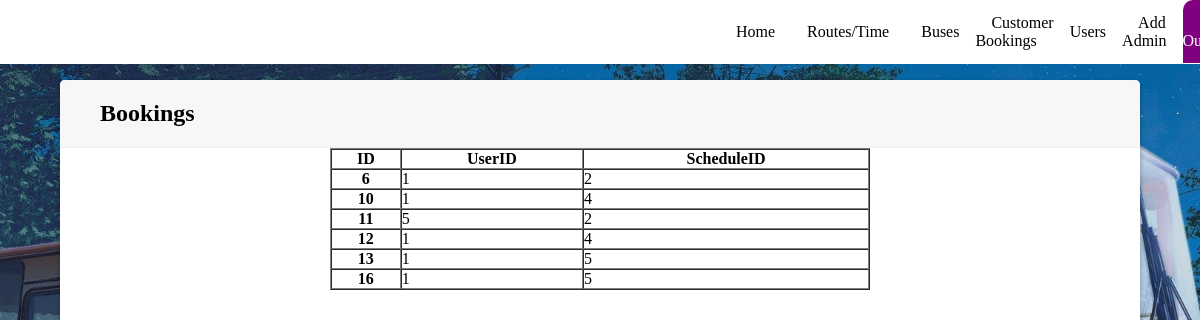
The page /Admin/customerbooking.php (signed in) on the database its author committed.
### tables this page shows
CREATE TABLE `booking` (
  `ID` int(11) NOT NULL,
  `user_id` int(11) NOT NULL,
  `schedule_id` int(11) NOT NULL
);

### Admin/customerbooking.php (the view, shortened to what this page needs)
<?php
    include 'conn.php';
    if (isset($_SESSION['ID']) && isset($_SESSION['Username']))
    {
?>
<!DOCTYPE html>
<html lang="en">
    <head>
        <link rel="stylesheet" href="styles/cust.css">
    </head>
    <body>
        <nav>
            <ul class="nav-links">
                <li><a href="index_admin.php">Home</a></li>
                <li><a href="routes.php">Routes/Time</a></li>
                <li><a href="buses.php">Buses</a></li>
                <li><a href="customerbooking.php">Customer Bookings</a></li>
                <li><a href="users.php">Users</a></li>
                <li><a href="add_admin.php">Add Admin</a></li>
                <li><a href="logout.php" class="active">Sign Out</a></li>
            </ul>
        </nav>
        <div class="container">
            <div class="header">
                <h2>Bookings</h2>
            </div>
            <center>
                <table border="1" cellspacing="0" cellpadding="10" width="50%">
                    <thead>
                        <tr>
                        <th scope="col">ID</th>
                        <th scope="col">UserID</th>
                        <th scope="col">ScheduleID</th>
                        </tr>
                    </thead>
                    <tbody>
                        <?php
                            $sql="SELECT * from booking";
                            $result=mysqli_query($conn, $sql);
                            if($result)
                            {
                                while($row=mysqli_fetch_assoc($result))
                                {
                                    $ID = $row['ID'];
                                    $Bus = $row['user_id'];
                                    $Bus2 = $row['schedule_id'];
                                    print ' <tr>
                                    <th scope="row">'.$ID.'</th>
                                    <td>'.$Bus.'</td>
                                    <td>'.$Bus2.'</td>
                                    </tr>';
                                }
                            }
                        ?>
                    </tbody>
                </table>
            </center>
        </div>
    </body>
</html>
<?php
}
else
{
    header("Location: sign_in.php");
    exit();
}
?>

### Admin/Styles/cust.css (style rules this page uses)
* { padding: 0; margin: 0; box-sizing: border-box; }
:root { --white: #fff; --purple: #8A2BE2; --black: #000000; --red: #DC143C; --grey: #ccc; }
body { box-sizing: border-box; margin: 0; padding: 0; background-color: var(--grey); background-image: url(../Images/buses-1631019686721-3638.jpg); background-repeat: no-repeat; background-position: center; background-size: cover; background-attachment: fixed; }
nav { height: 8vh; background-color: var(--white); }
.nav-links { display: flex; list-style: none; width: 35%; height: 100%; justify-content: space-around; align-items: center; margin-left: auto; }
.nav-links li a { color: black; text-decoration: none; font-size: 16px; padding: 14px 16px; }
.nav-links a.active { background-color: purple; color: white; border-radius: 10px; }
.container { background-color: #fff; border-radius: 5px; box-shadow: 0 2px 5px rgba(0, 0, 0, 0.3); overflow: hidden; width: 90%; position: absolute; top: 55%; left: 50%; transform: translate(-50%,-50%); height: 90%; }
.header { border-bottom: 1px solid #f0f0f0; background-color: #f7f7f7; padding: 20px 40px; }
.header h2 { margin: 0; }
body { box-sizing: border-box; margin: 0; padding: 0; background-color: var(--grey); }
.nav-links { display: flex; list-style: none; width: 40%; height: 100%; justify-content: space-around; align-items: center; margin-left: auto; }

### rows shown on the page
booking: ID "6", user "1", schedule "2"
booking: ID "10", user "1", schedule "4"
booking: ID "11", user "5", schedule "2"
booking: ID "12", user "1", schedule "4"
booking: ID "13", user "1", schedule "5"
booking: ID "16", user "1", schedule "5"
